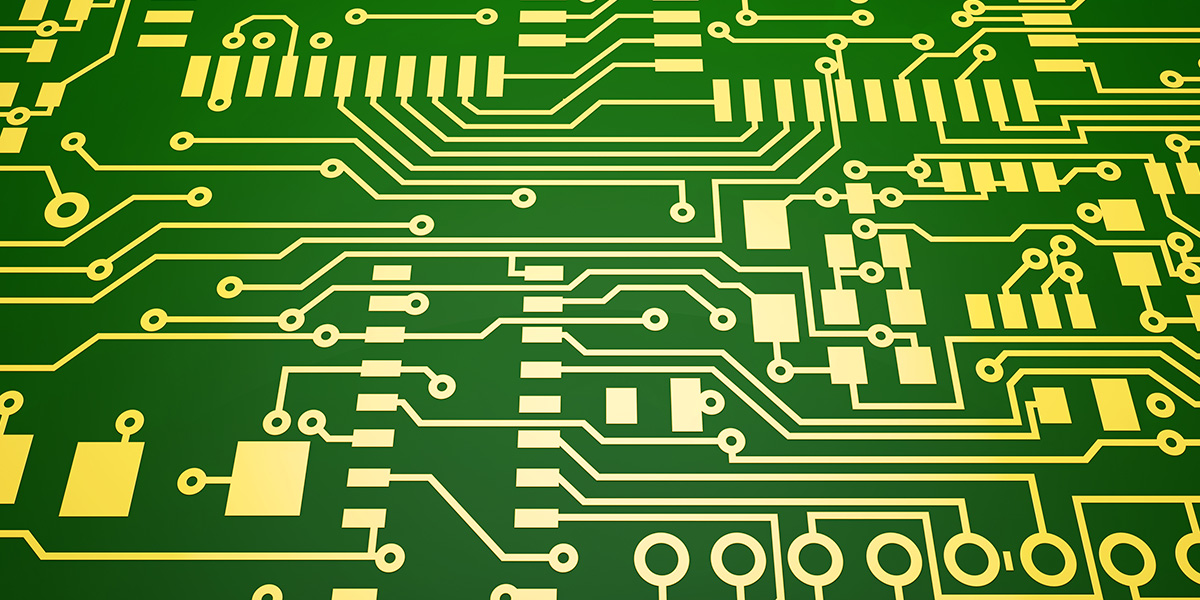
#> input picture Computer Vision/Tutorial-2/circuit.jpg, 1200 x 600 px
$ jupyter execute morphology.ipynb
#> lines starting #> are read from the running program, lines starting #| are printed output that depends on the picture; after the words box and inside, x2 and y2 are one past the last pixel; in counts of white or black regions, pixels touching at a corner belong together
[cell 1]
#import libarites
import cv2
import numpy as np
from matplotlib import pyplot as plt

#read and show image
img = cv2.imread('circuit.jpg',0)
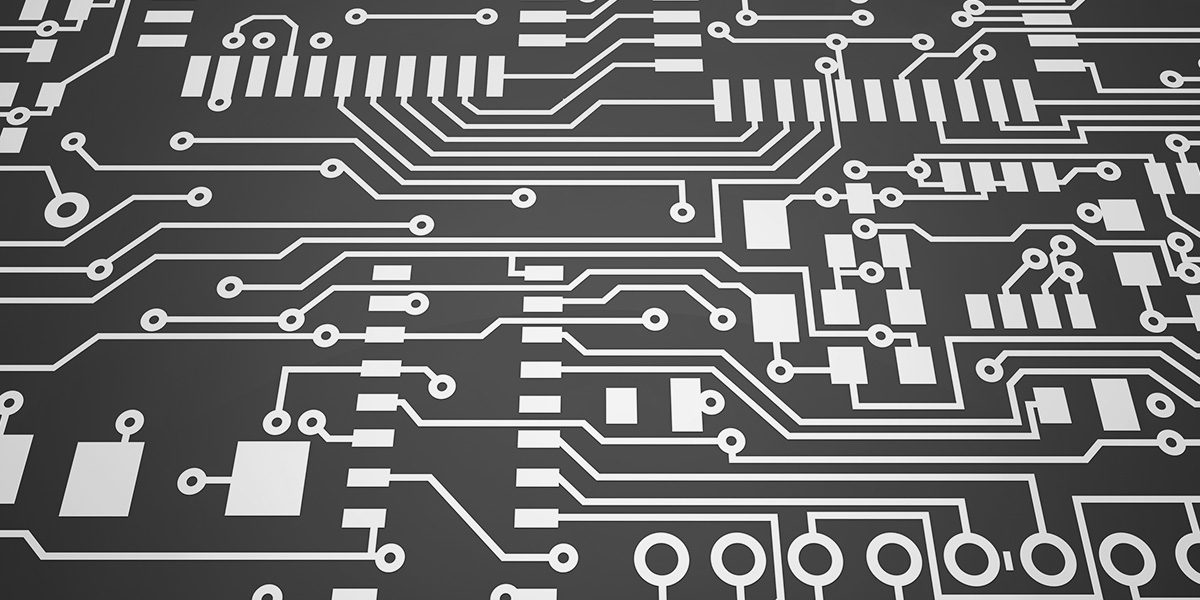
#> img: shape (600, 1200); min 0, max 255, mean 111.2
plt.imshow(img,'gray')
plt.title('my pict')
plt.show()

[cell 2]
#Threshold the image
ret,thresh1 = cv2.threshold(img,127,255,cv2.THRESH_BINARY)
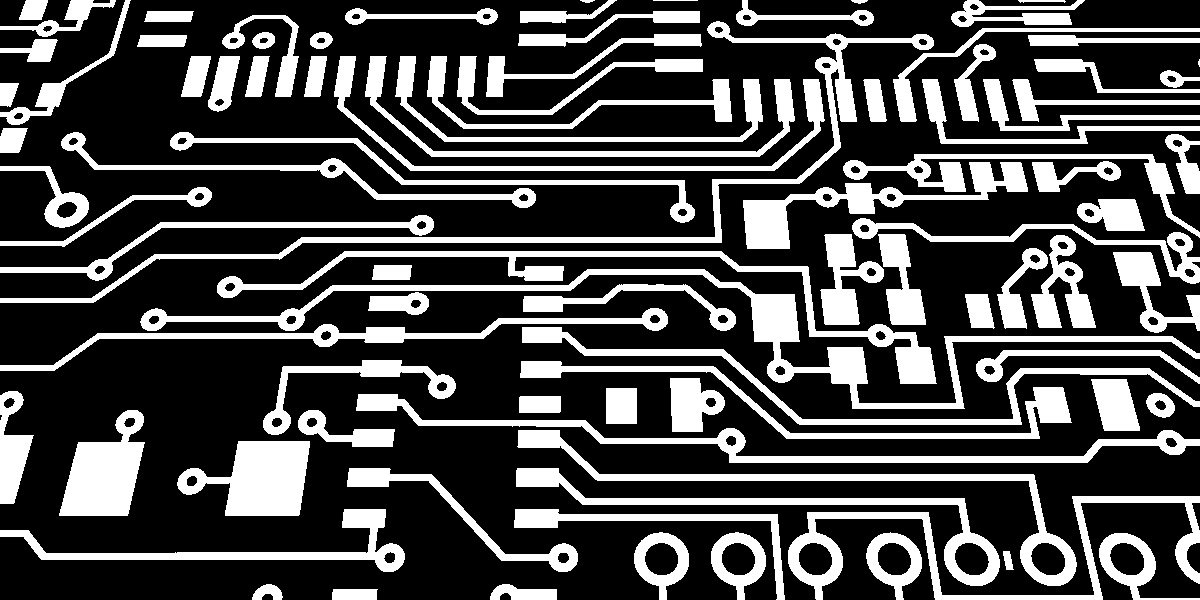
#> thresh1: shape (600, 1200); 28.6% white; 92 white regions (1 under 20 px), largest, box (x1, y1, x2, y2) and area: (140, 269, 1200, 409) 11405, (0, 21, 934, 303) 8516, (217, 251, 937, 384) 7384

[cell 3]
#display image
plt.imshow(thresh1,'gray')
plt.title('my pict')
plt.show()

[cell 4]
#dilation
kernel = np.ones((5,5),np.uint8)
dilation = cv2.dilate(thresh1,kernel,iterations = 1)
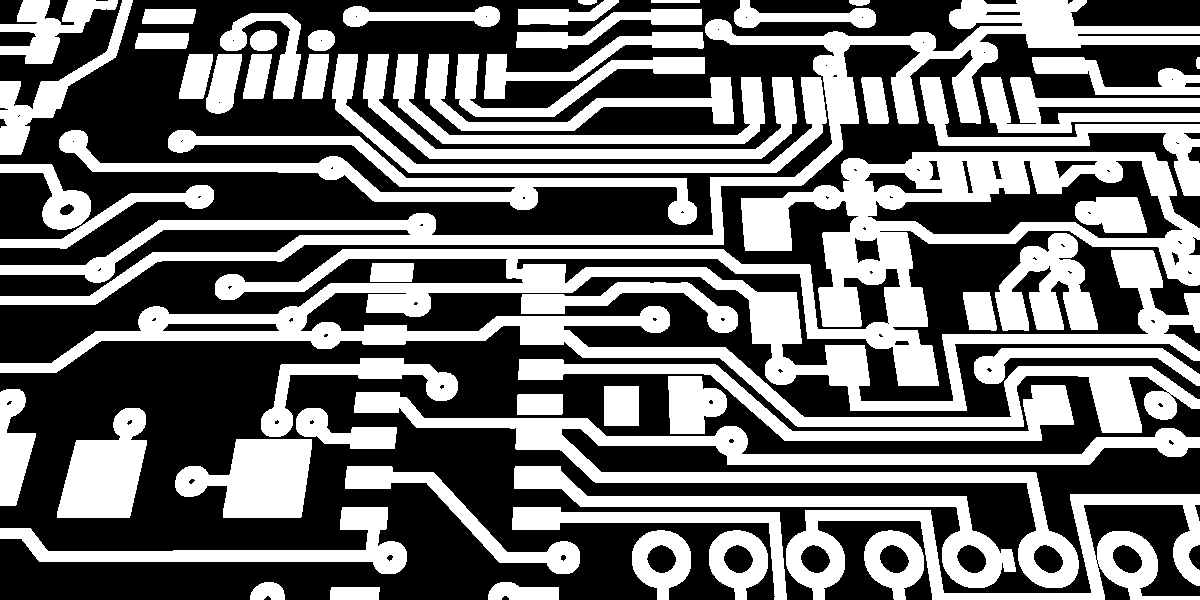
#> dilation: shape (600, 1200); 43.7% white; 61 white regions, largest, box (x1, y1, x2, y2) and area: (0, 152, 1200, 433) 80997, (0, 0, 1200, 305) 29810, (354, 392, 1200, 588) 20255

[cell 5]
plt.imshow(dilation,'gray')
plt.title('my pict')
plt.show()

[cell 6]
#erosion
kernel = np.ones((8,8),np.uint8)
erotion = cv2.erode(thresh1,kernel,iterations = 1)
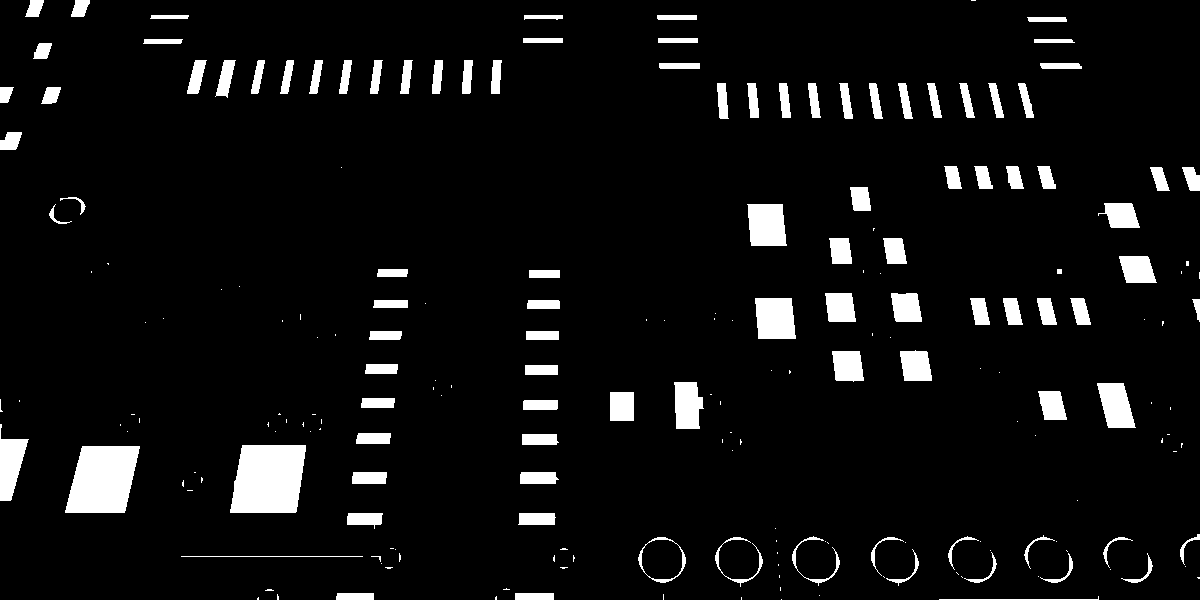
#> erotion: shape (600, 1200); 6.3% white; 211 white regions (109 under 20 px), largest, box (x1, y1, x2, y2) and area: (230, 445, 306, 513) 4471, (65, 446, 140, 513) 3975, (755, 298, 796, 339) 1524
